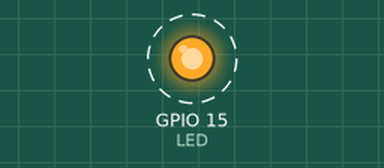
This sketch was run on a simulated ESP8266 (NodeMCU). Parts: output pins drawn as LEDs (lit = HIGH). Dashed ring = blinking. What the sketch prints to the serial monitor is not drawn.

Above: at 0.5 s.
Timing chart, 0 to 4.6 s (numbered marks = the images above):
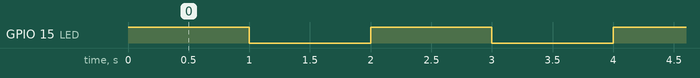

Measured:
- by itself, GPIO 15 (LED): alternates HIGH for 1.0 s and LOW for 1.0 s

The sketch:

MyIoTWidget.ino
```cpp
// Base ESP8266
#include <ESP8266WiFi.h>
WiFiClient WIFI_CLIENT;

#define LIGHT_SENSOR A0
#define LED 15
#define BUTTON 4

// This function runs once on startup
void setup() {
  // Initialize the serial port
  Serial.begin(115200);

  // Configure light sensor pin as an input
  pinMode(LIGHT_SENSOR, INPUT);

  // Configure LED pin as an output
  pinMode(LED, OUTPUT);

  // Configure BUTTON pin as an input with a pullup
  pinMode(BUTTON, INPUT_PULLUP);
}

// This function runs over and over again in a continuous loop
void loop() {
  // turn the LED on (HIGH is the voltage level)
  digitalWrite(LED, HIGH);

  // Wait for 1000 milliseconds
  delay(1000);

  // turn the LED off by making the voltage LOW
  digitalWrite(LED, LOW);

  // Wait another 1000 milliseconds
  delay(1000);

  // Send a message over the serial port
  Serial.println("Finished loop");
}
```
